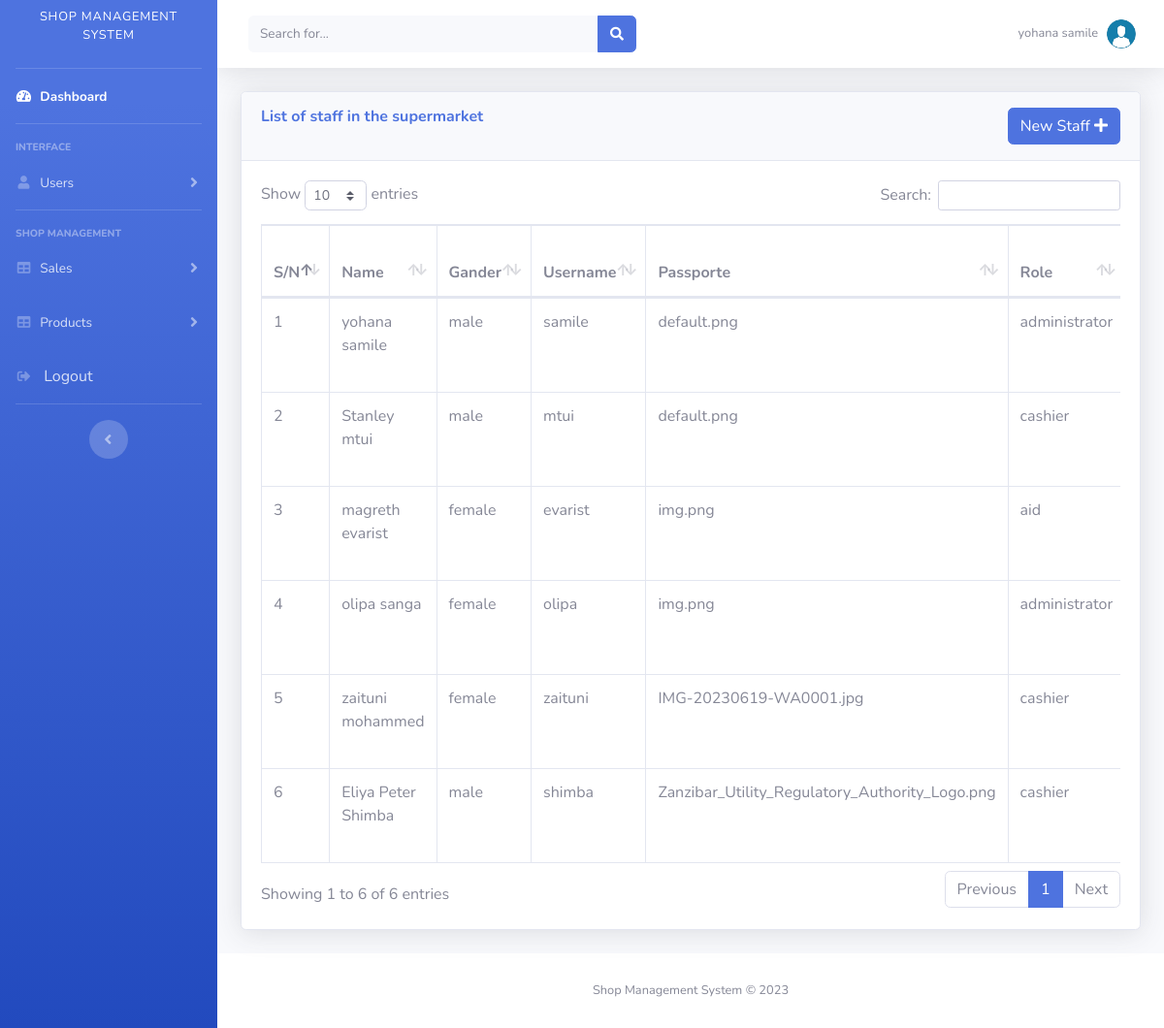
Screenshot of /user/view/ (signed in) with the database file from the repository.
### tables this page shows
CREATE TABLE `user` (
  `userId` int(11) NOT NULL,
  `fullName` varchar(100) NOT NULL,
  `gender` enum('male','female') NOT NULL,
  `username` varchar(100) NOT NULL,
  `passportSize` text NOT NULL,
  `position` int(11) NOT NULL,
  `password` varchar(100) NOT NULL,
  `dateAdded` datetime NOT NULL DEFAULT current_timestamp(),
  `dateModified` datetime NOT NULL DEFAULT current_timestamp()
);

CREATE TABLE `userrole` (
  `roleId` int(11) NOT NULL,
  `roleName` varchar(100) NOT NULL,
  `dateAdded` datetime NOT NULL DEFAULT current_timestamp(),
  `dateModified` datetime NOT NULL DEFAULT current_timestamp()
);

### user/view/index.php (the view, shortened to what this page needs)
<?php require_once('../../include/sidebar.php'); ?>
<div class="container-fluid">
    <div class="card shadow mb-4">
        <div class="card-header py-3">
            <?php
                if($_SESSION['userData']['roleName'] == 'administrator'): ?>
                    <a href="" data-toggle="modal" data-target="#newStaff" class="btn btn-primary text-white float-right">New Staff <i class="fa fa-plus"></i></a>
            <?php endif; ?>
            <h6 class="m-0 font-weight-bold text-primary">List of staff in the supermarket</h6>
        </div>
        <div class="card-body">
            <div class="table-responsive">
                <table class="table table-bordered" id="dataTable" width="100%" cellspacing="0">
                    <thead>
                        <tr>
                            <th>S/N</th>
                            <th>Name</th>
                            <th>Gander</th>
                            <th>Username</th>
                            <th>Passporte</th>
                            <th>Role</th>
                        </tr>
                    </thead>
                    <tbody>
                        <?php
                            $sn = 1;
                            $getUserRecord = $conn->query("SELECT * FROM user, userrole WHERE user.position = userrole.roleId ");
                            if(mysqli_num_rows($getUserRecord) > 0):
                                while($userResult = mysqli_fetch_array($getUserRecord)): ?>
                                    <tr>
                                        <td><?php echo $sn++; ?></td>
                                        <td><?php echo $userResult['fullName']; ?></td>
                                        <td><?php echo $userResult['gender']; ?></td>
                                        <td><?php echo $userResult['username']; ?></td>
                                        <td><?php echo $userResult['passportSize']; ?></td>
                                        <td><?php echo $userResult['roleName']; ?></td>
                                    </tr>
                        <?php   endwhile; endif; ?>
                    </tbody>
                </table>
            </div>
        </div>
    </div>
</div>
<?php require_once('../../include/footer.php'); ?>

### include/sidebar.php (shortened to what this page needs)
<!DOCTYPE html>
<html lang="en">
<head>
    <link href="../../asset/vendor/fontawesome-free/css/all.min.css" rel="stylesheet" type="text/css">
    <link href="../../asset/css/sb-admin-2.min.css" rel="stylesheet">
    <link href="../asset/vendor/datatables/dataTables.bootstrap4.min.css" rel="stylesheet">
</head>
<body id="page-top">
    <div id="wrapper">
        <ul class="navbar-nav bg-gradient-primary sidebar sidebar-dark accordion" id="accordionSidebar">
            <a class="sidebar-brand d-flex align-items-center justify-content-center" href="../../view/index.php">
                <div class="sidebar-brand-text mx-3"><small><p>Shop Management System</p></small></div>
            </a>
            <hr class="sidebar-divider my-0">
            <li class="nav-item active">
                <a class="nav-link" href="index.php">
                    <i class="fas fa-fw fa-tachometer-alt"></i>
                    <span>Dashboard</span></a>
            </li>
            <hr class="sidebar-divider">
            <div class="sidebar-heading">
                Interface
            </div>
            <li class="nav-item">
                <a class="nav-link collapsed" href="#" data-toggle="collapse" data-target="#collapseTwo"
                    aria-expanded="true" aria-controls="collapseTwo">
                    <i class="fas fa-fw fa-user"></i>
                    <span>Users</span>
                </a>
            </li>
            <hr class="sidebar-divider">
            <div class="sidebar-heading">
                Shop Management
            </div>
            <li class="nav-item">
                <a class="nav-link collapsed" href="#" data-toggle="collapse" data-target="#collapseSales"
                    aria-expanded="true" aria-controls="collapseSales">
                    <i class="fas fa-fw fa-table"></i>
                    <span>Sales</span>
                </a>
            </li>
           <li class="nav-item">
                <a class="nav-link collapsed" href="#" data-toggle="collapse" data-target="#collapsePages"
                    aria-expanded="true" aria-controls="collapsePages">
                    <i class="fas fa-fw fa-table"></i>
                    <span>Products</span>
                </a>
            </li>
            <li class="nav-item">
                <a class="nav-link" href="../../logout.php">
                    <i class="fas fa-sign-out-alt fa-sm fa-fw mr-2"></i>
                    Logout
                </a>
            </li>
            <hr class="sidebar-divider d-none d-md-block">
            <div class="text-center d-none d-md-inline">
                <button class="rounded-circle border-0" id="sidebarToggle"></button>
            </div>
        </ul>
        <div id="content-wrapper" class="d-flex flex-column">
            <div id="content">
                <nav class="navbar navbar-expand navbar-light bg-white topbar mb-4 static-top shadow">
                    <form
                        class="d-none d-sm-inline-block form-inline mr-auto ml-md-3 my-2 my-md-0 mw-100 navbar-search">
                        <div class="input-group">
                            <input type="text" class="form-control bg-light border-0 small" placeholder="Search for..."
                                aria-label="Search" aria-describedby="basic-addon2">
                            <div class="input-group-append">
                                <button class="btn btn-primary" type="button">
                                    <i class="fas fa-search fa-sm"></i>
                                </button>
                            </div>
                        </div>
                    </form>
                    <ul class="navbar-nav ml-auto">
                        <li class="nav-item dropdown no-arrow">
                            <a class="nav-link dropdown-toggle" href="#" id="userDropdown" role="button"
                                data-toggle="dropdown" aria-haspopup="true" aria-expanded="false">
                                <span class="mr-2 d-none d-lg-inline text-gray-600 small"><?php echo $_SESSION['userData']['fullName']; ?></span>
                                <img class="img-profile rounded-circle" src="../../images/default.png">
                            </a>
                        </li>
                    </ul>
                </nav>

### include/footer.php (shortened to what this page needs)
                <footer class="sticky-footer bg-white">
                    <div class="container my-auto">
                        <div class="copyright text-center my-auto">
                            <span>Shop Management System &copy; <?php echo date('Y'); ?></span>
                        </div>
                    </div>
                </footer>
            </div>
        </div>
    </body>
</html>

### rows the page displays
user: fullName "yohana samile", gender "male", username "samile", passportSize "default.png", position.roleName "administrator"
user: fullName "Stanley mtui", gender "male", username "mtui", passportSize "default.png", position.roleName "cashier"
user: fullName "magreth evarist", gender "female", username "evarist", passportSize "img.png", position.roleName "aid"
user: fullName "olipa sanga", gender "female", username "olipa", passportSize "img.png", position.roleName "administrator"
user: fullName "zaituni mohammed", gender "female", username "zaituni", passportSize "IMG-20230619-WA0001.jpg", position.roleName "cashier"
user: fullName "Eliya Peter Shimba", gender "male", username "shimba", passportSize "Zanzibar_Utility_Regulatory_Authority_Logo.png", position.roleName "cashier"

### other values shown
$_SESSION['userData']['fullName'] "yohana samile"
